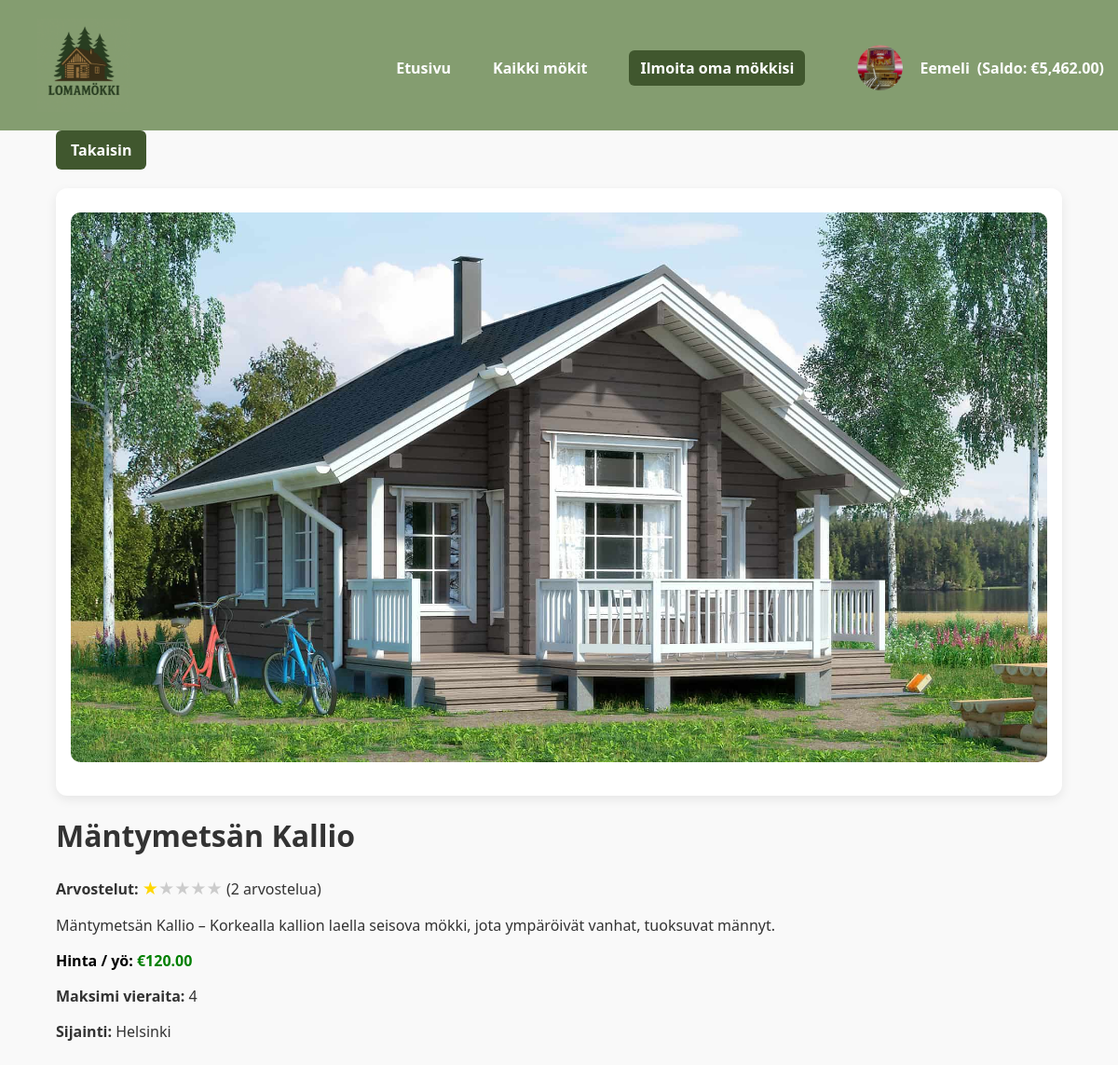
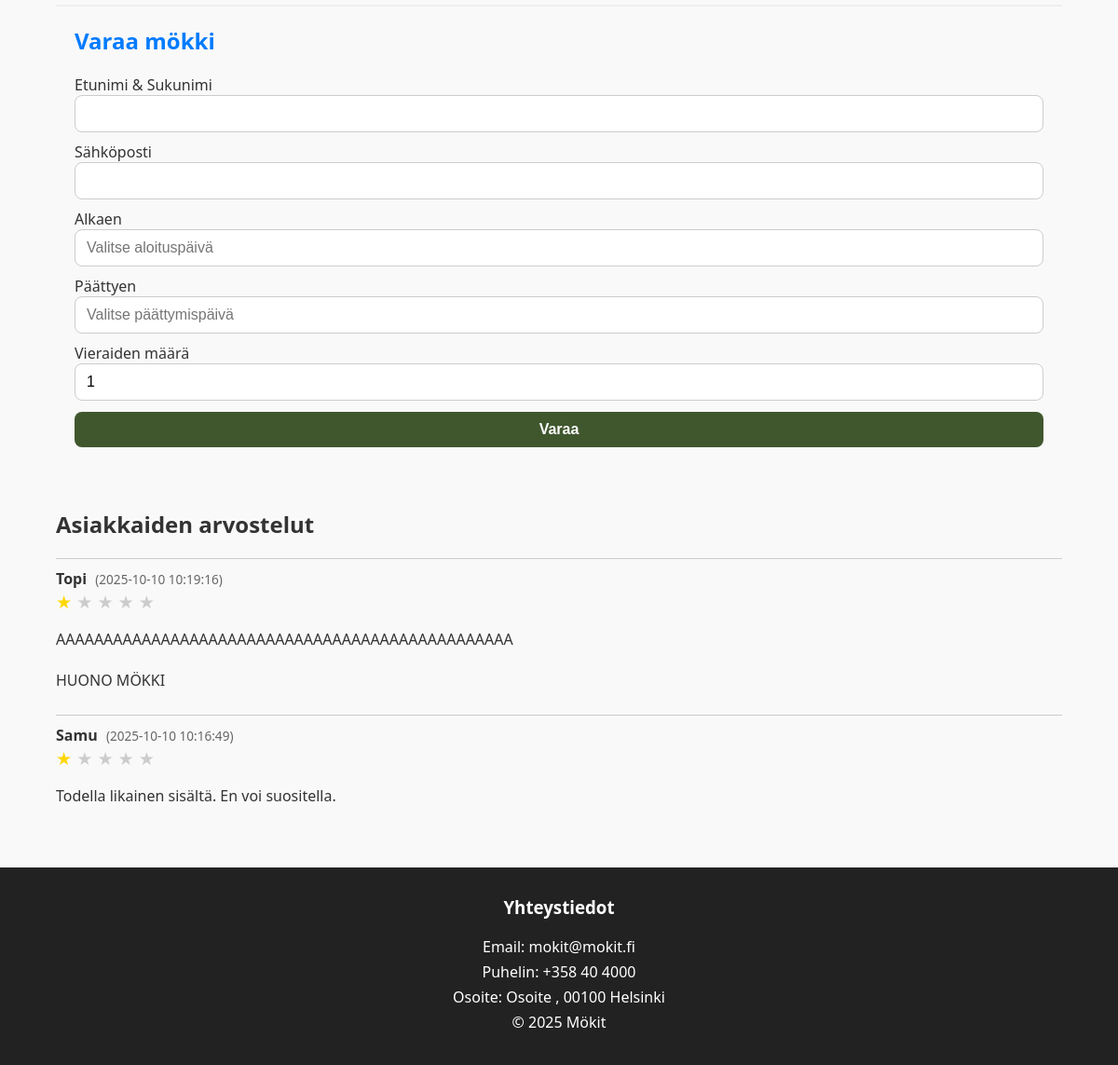
Screenshot of /cabins.php?id=1 (signed in) with the database file from the repository (2 pictures, top to bottom).
### tables this page shows
CREATE TABLE `users` (
  `id` int(11) NOT NULL,
  `username` varchar(100) NOT NULL,
  `email` varchar(255) NOT NULL,
  `phone` varchar(30) NOT NULL,
  `profile_image` varchar(255) DEFAULT NULL,
  `password` varchar(255) NOT NULL,
  `created_at` timestamp NOT NULL DEFAULT current_timestamp(),
  `balance` decimal(10,2) DEFAULT 0.00,
  `role` enum('admin','user') NOT NULL DEFAULT 'user'
);

CREATE TABLE `cabins` (
  `id` int(11) NOT NULL,
  `owner_id` int(11) NOT NULL,
  `name` varchar(100) NOT NULL,
  `description` text DEFAULT NULL,
  `price_per_night` decimal(8,2) NOT NULL,
  `max_guests` int(11) NOT NULL DEFAULT 4,
  `image` varchar(255) DEFAULT NULL,
  `location` varchar(100) DEFAULT '',
  `user_id` int(11) DEFAULT NULL,
  `availability` tinyint(1) DEFAULT 1
);

CREATE TABLE `reviews` (
  `id` int(11) NOT NULL,
  `booking_id` int(11) NOT NULL,
  `cabin_id` int(11) NOT NULL,
  `user_id` int(11) NOT NULL,
  `rating` tinyint(4) NOT NULL CHECK (`rating` between 1 and 5),
  `comment` text DEFAULT NULL,
  `created_at` timestamp NOT NULL DEFAULT current_timestamp(),
  `approved` tinyint(1) NOT NULL DEFAULT 1
);

### cabins.php (the view, shortened to what this page needs)
<?php
require 'config.php';
include 'header.php';
$id = (int)($_GET['id'] ?? 0);
$stmt = $pdo->prepare('SELECT * FROM cabins WHERE id = ?');
$stmt->execute([$id]);
$cabin = $stmt->fetch();
$stmt = $pdo->prepare("
    SELECT r.*, u.username
    FROM reviews r
    JOIN users u ON r.user_id = u.id
    WHERE r.cabin_id = ?
    ORDER BY r.created_at DESC
");
$stmt->execute([$cabin['id']]);
$reviews = $stmt->fetchAll();
$stmt = $pdo->prepare("SELECT AVG(rating) AS avg_rating, COUNT(*) AS review_count FROM reviews WHERE cabin_id = ?");
$stmt->execute([$cabin['id']]);
$stats = $stmt->fetch();
$avg_rating = $stats['avg_rating'] ?? 0;
$review_count = $stats['review_count'] ?? 0;
?>
<!doctype html>
<html lang="fi">
<head>
<link rel="stylesheet" href="style.css">
<link rel="stylesheet" href="https://cdn.jsdelivr.net/npm/flatpickr/dist/flatpickr.min.css">
</head>
<body>
<main class="container">
<a href="all_cabins.php" class="btn back-btn">Takaisin</a>
<div class="cabin-card">
    <?php if (!empty($cabin['image'])): ?>
        <img src="<?=htmlspecialchars($cabin['image'])?>" alt="<?=htmlspecialchars($cabin['name'])?>">
    <?php endif; ?>
</div>
    <div class="cabin-info">
        <h1><?=htmlspecialchars($cabin['name'])?></h1>
        <p><strong>Arvostelut:</strong>
        <span class="stars">
            <?php $rounded = round($avg_rating); for($i=1;$i<=5;$i++){ echo ($i<=$rounded)?'★':'<span>★</span>'; } ?>
        </span> (<?=intval($review_count)?> arvostelua)
        </p>
        <p><?=nl2br(htmlspecialchars($cabin['description']))?></p>
        <p class="price">
            <strong class="price-label">Hinta / yö:</strong>
            <span class="price-value">€<?=number_format($cabin['price_per_night'],2)?></span>
        </p>
        <p><strong>Maksimi vieraita:</strong> <?=intval($cabin['max_guests'])?></p>
        <p><strong>Sijainti:</strong> <?=htmlspecialchars($cabin['location'] ?? 'Ei määritelty')?></p>
    </div>
    <section class="booking">
        <h2>Varaa mökki</h2>
        <form id="bookingForm" action="book.php" method="post">
            <label>Etunimi & Sukunimi<br><input name="customer_name" required></label>
            <label>Sähköposti<br><input type="email" name="customer_email" required></label>
            <div class="date-range-wrapper">
                <label>Alkaen<br><input type="text" id="start_date" name="start_date" placeholder="Valitse aloituspäivä" required></label>
                <label>Päättyen<br><input type="text" id="end_date" name="end_date" placeholder="Valitse päättymispäivä" required></label>
            </div>
            <label>Vieraiden määrä<br>
                <input type="number" name="guests" min="1" max="<?=intval($cabin['max_guests'])?>" value="1" required>
            </label>
            <button type="submit">Varaa</button>
        </form>
    </section>
    <section class="reviews">
        <h2>Asiakkaiden arvostelut</h2>
        <?php if ($reviews): ?>
            <?php foreach ($reviews as $r): ?>
                <div class="review">
                    <div>
                        <span class="review-user"><?=htmlspecialchars(substr($r['username'],0,6))?></span>
                        <span class="review-date">(<?=htmlspecialchars($r['created_at'])?>)</span>
                    </div>
                    <div class="stars">
                        <?php for($i=1;$i<=5;$i++): ?>
                            <?= $i <= $r['rating'] ? '★' : '<span>★</span>' ?>
                        <?php endfor; ?>
                    </div>
                    <p><?=nl2br(htmlspecialchars($r['comment']))?></p>
                </div>
            <?php endforeach; ?>
        <?php else: ?>
            <p>Ei arvosteluja vielä.</p>
        <?php endif; ?>
    </section>
</main>
<?php include 'footer.php'; ?>

### header.php (shortened to what this page needs)
<?php
require 'config.php';
$user = null;
if (isset($_SESSION['user_id'])) {
    $stmt = $pdo->prepare("SELECT * FROM users WHERE id = ?");
    $stmt->execute([$_SESSION['user_id']]);
    $user = $stmt->fetch();
    $user_balance = $user['balance'] ?? 0;
}
?>
<header>
  <div class="header-flex" style="display:flex;justify-content:space-between;align-items:center;padding:20px 0;">
<a href="index.php"><img src="images/logo.png" width="100" alt="Lomamökki logo" style="margin-left:40px;"></a>
    <nav style="display:flex;align-items:center;gap:15px;">
      <a href="index.php" style="color:#fff;text-decoration:none;font-weight:600;">Etusivu</a>
      <a href="all_cabins.php" style="color:#fff;text-decoration:none;font-weight:600;">Kaikki mökit</a>
      <a href="<?= isset($_SESSION['user_id']) ? 'add_cabin.php' : 'login.php'; ?>" class="btn" style="color:#fff;background:#40572e;padding:8px 12px;border-radius:6px;">Ilmoita oma mökkisi</a>
      <?php if ($user): ?>
      <div class="profile-dropdown" style="position:relative;">
        <a href="#" style="display:flex;align-items:center;color:#fff;text-decoration:none;">
          <img src="<?=htmlspecialchars($user['profile_image'] ?? 'default-avatar.png')?>" alt="Profiili" class="profile-pic" style="width:70px;height:70px;border-radius:50%;object-fit:cover;margin-right:8px;">
          <?=htmlspecialchars($user['username'])?>
          <span style="margin-left:8px;font-weight:600;">(Saldo: €<?=number_format($user_balance, 2)?>)</span>
        </a>
      </div>
      <?php else: ?>
        <a href="login.php" style="color:#fff;text-decoration:none;font-weight:600;">Kirjaudu / Rekisteröidy</a>
      <?php endif; ?>
    </nav>
  </div>
</header>

### style.css (style rules this page uses)
body { font-family: 'Segoe UI', Tahoma, Geneva, Verdana, sans-serif; margin: 0; color: #333; background-color: #f9f9f9; display: flex; flex-direction: column; min-height: 100vh; }
.container { width: 90%; max-width: 1300px; margin: auto; }
header { background-color: #849D70; color: #fff; padding: 5x 0; margin-bottom: auto; text-align: center; }
header nav { margin-top: 5px; }
header nav a { color: #fff; margin: 0 15px; text-decoration: none; font-weight: 600; transition: color 0.2s; }
.card, .success-card, .cabin-card { background-color: #fff; border-radius: 12px; padding: 16px; box-shadow: 0 4px 12px rgba(0,0,0,0.08); transition: transform 0.2s, box-shadow 0.2s; overflow: hidden; box-sizing: border-box; }
.btn { background-color: #40572e; color: white; padding: 10px 16px; text-align: center; border-radius: 6px; text-decoration: none; font-weight: bold; transition: background-color 0.3s ease; }
.booking { margin-top: 30px; padding: 20px; border-top: 2px solid #eee; }
.booking h2 { margin-top: 0; color: #007bff; }
label { display: block; margin: 10px 0 4px; font-weight: 500; }
input, button { width: 100%; padding: 10px 12px; border-radius: 8px; border: 1px solid #ccc; font-size: 1em; transition: border-color 0.2s, box-shadow 0.2s; }
button { background-color: #40572e; color: #fff; border: none; font-weight: 600; margin-top: 8px; transition: background-color 0.2s, transform 0.2s; }
.profile-dropdown { position: relative; display: inline-block; }
.profile-pic { width: 135px; height: 135px; border-radius: 50%; object-fit: cover; margin-right: 8px; }
.cabin-card img { width: 100%; aspect-ratio: 16/9; min-height: 300px; object-fit: cover; border-radius: 10px; margin-bottom: 20px; display: block; }
.price .price-label { color:black; }
.price .price-value { color:green; font-weight:bold; }
.reviews { margin-top:30px; }
.review { border-top:1px solid #ccc; padding:10px 0; }
.review-user { font-weight:bold; }
.review-date { font-size:0.85rem; color:#666; margin-left:5px; }
.stars { display:inline-block; color:#ffd700; font-size:1.2rem; }
.stars span { color:#ccc; }

### cabins.php (style rules this page uses)
.back-btn { display: table; margin-bottom: 20px; }
.cabin-card img { display: block; margin-top: 10px; }

### rows the page displays
users: profile_image (picture), username "Eemeli", balance "5,462.00"
cabins: image (picture), name "Mäntymetsän Kallio", description "Mäntymetsän Kallio – Korkealla kallion laella seisova mökki, jota ympäröivät vanhat, tuoksuvat männyt.", price_per_night "120.00", max_guests "4", location "Helsinki"
reviews: user.username "Topi", created_at "2025-10-10 10:19:16", rating 1 (drawn), comment "AAAAAAAAAAAAAAAAAAAAAAAAAAAAAAAAAAAAAAAAAAAAAAAA HUONO MÖKKI"
reviews: user.username "Samu", created_at "2025-10-10 10:16:49", rating 1 (drawn), comment "Todella likainen sisältä. En voi suositella."

### other values shown
$review_count "2"
